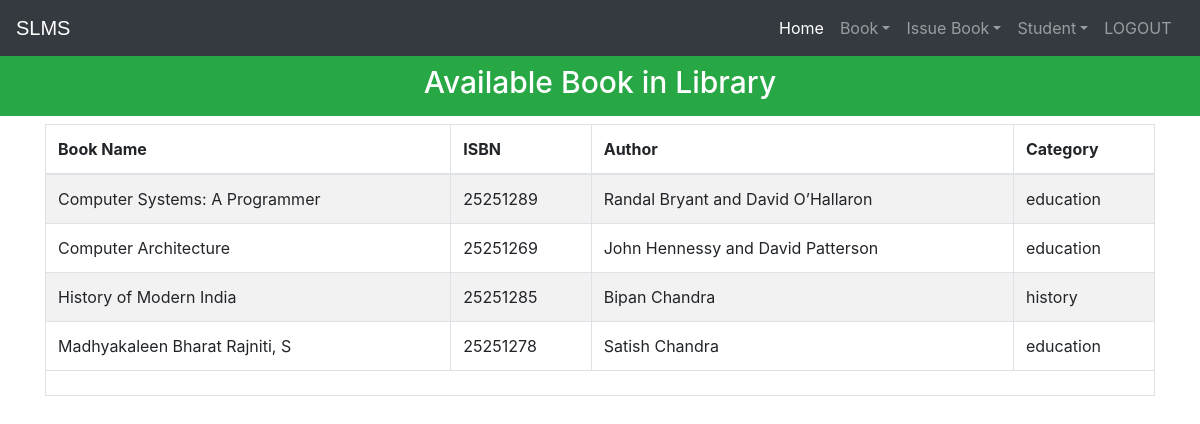
The app's page /viewbook (signed in) with its own data.
### library/models.py (models this page shows, shortened)
class Book(models.Model):
    catchoice= [
        ('education', 'Education'),
        ('entertainment', 'Entertainment'),
        ('comics', 'Comics'),
        ('biography', 'Biography'),
        ('history', 'History'),
        ('novel', 'Novel'),
        ('fantasy', 'Fantasy'),
        ('thriller', 'Thriller'),
        ('romance', 'Romance'),
        ('scifi','Sci-Fi')
        ]
    name=models.CharField(max_length=30)
    isbn=models.PositiveIntegerField()
    author=models.CharField(max_length=40)
    category=models.CharField(max_length=30,choices=catchoice,default='education')

### library/views.py (the view)
# urls.py: path('viewbook', views.viewbook_view),
@login_required(login_url='adminlogin')
@user_passes_test(is_admin)
def viewbook_view(request):
    books=models.Book.objects.all()
    return render(request,'library/viewbook.html',{'books':books})

### library/views.py (called while the page is built)
def is_admin(user):
    return user.groups.filter(name='ADMIN').exists()

### templates/library/viewbook.html (shortened to what this page needs)
<!DOCTYPE html>
<html lang="en" dir="ltr">
  <head>
  </head>
  <body>
    {% include "library/navbaradmin.html" %}
    <br>
    <br>
    <h3 class="p-3 mb-2 bg-success text-white" style = 'font-size: 30px;text-align:center;'>Available Book in Library</h3>
{% if books%}
<div class="container">
  <table class="table table-hover table-condensed table-striped table-bordered">
    <thead>
    <tr>
    <th>Book Name</th>
    <th>ISBN</th>
    <th>Author</th>
    <th>Category</th>
    </tr>
    </thead>
    <tfoot>
    <tr>
    <td colspan="4" rowspan="4">
    </td>
    </tr>
    </tfoot>
    <tbody>
      {% for book in books %}
        <tr>
          <td>{{book.name}}</td>
          <td>{{book.isbn}}</td>
          <td>{{book.author}}</td>
          <td>{{book.category}}</td>
        </tr>
      {% endfor %}
    </tbody>
    </table>
</div>
{%else%}
<h1>Have 0 book</h1>
{%endif%}
<br><br><br><br><br><br><br><br><br>
    {% include "library/footer.html" %}
  </body>
</html>

### records on screen
Book: name "Computer Systems: A Programmer", isbn "25251289", author "Randal Bryant and David O’Hallaron", category "education"
Book: name "Computer Architecture", isbn "25251269", author "John Hennessy and David Patterson", category "education"
Book: name "History of Modern India", isbn "25251285", author "Bipan Chandra", category "history"
Book: name "Madhyakaleen Bharat Rajniti, S", isbn "25251278", author "Satish Chandra", category "education"
